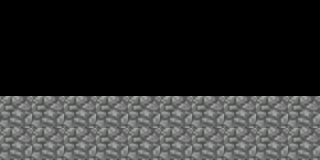

A 2D game scene composited from a Tiled map and its tileset images. What follows is a short description and the map's XML, with every tile layer's data as written:
An orthogonal 10x5 tile map with 32x32 px tiles, 1 tile layer (Tile Layer 1), 2 tilesets and 1 object.

<map version="1.0" orientation="orthogonal" renderorder="right-down" width="10" height="5" tilewidth="32" tileheight="32">
 <tileset firstgid="1" name="sprites_wallace_" tilewidth="32" tileheight="32">
  <image source="../images/sprites_wallace_.png" width="200" height="32" />
  <tile id="0">
   <properties>
    <property name="Class" value="Player" />
   </properties>
  </tile>
 </tileset>
 <tileset firstgid="7" name="Tiles" tilewidth="32" tileheight="32">
  <image source="../images/Tiles.png" width="256" height="288" />
 </tileset>
 <layer name="Tile Layer 1" width="10" height="5">
  <data>
   <tile gid="0" />
   <tile gid="0" />
   <tile gid="0" />
   <tile gid="0" />
   <tile gid="0" />
   <tile gid="0" />
   <tile gid="0" />
   <tile gid="0" />
   <tile gid="0" />
   <tile gid="0" />
   <tile gid="0" />
   <tile gid="0" />
   <tile gid="0" />
   <tile gid="0" />
   <tile gid="0" />
   <tile gid="0" />
   <tile gid="0" />
   <tile gid="0" />
   <tile gid="0" />
   <tile gid="0" />
   <tile gid="0" />
   <tile gid="0" />
   <tile gid="0" />
   <tile gid="0" />
   <tile gid="0" />
   <tile gid="0" />
   <tile gid="0" />
   <tile gid="0" />
   <tile gid="0" />
   <tile gid="0" />
   <tile gid="72" />
   <tile gid="72" />
   <tile gid="72" />
   <tile gid="72" />
   <tile gid="72" />
   <tile gid="72" />
   <tile gid="72" />
   <tile gid="72" />
   <tile gid="72" />
   <tile gid="72" />
   <tile gid="72" />
   <tile gid="72" />
   <tile gid="72" />
   <tile gid="72" />
   <tile gid="72" />
   <tile gid="72" />
   <tile gid="72" />
   <tile gid="72" />
   <tile gid="72" />
   <tile gid="72" />
  </data>
 </layer>
 <objectgroup name="Object Layer 1">
  <object gid="1" x="48" y="94" />
 </objectgroup>
</map>